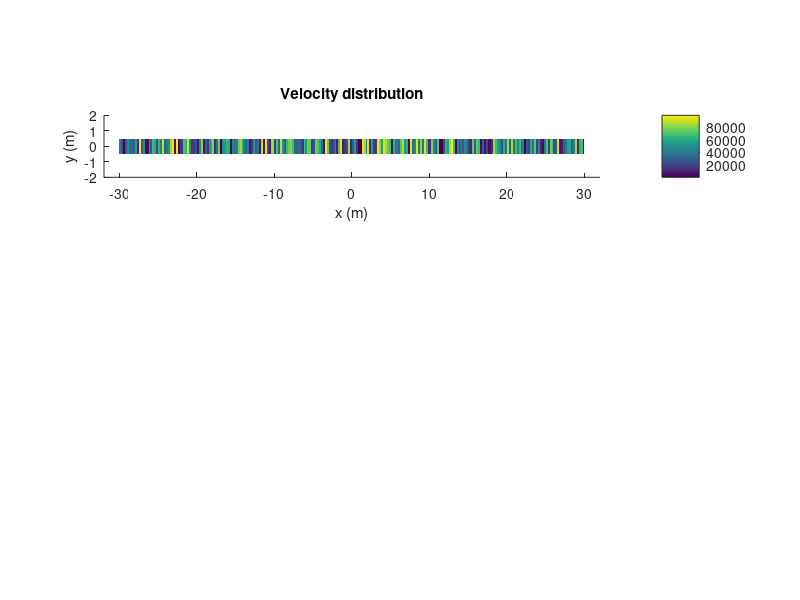

Here is the MATLAB script that generated this plot: (Note: this script raises an error after producing the figure.)
clc
clear all
close all

% --------------input parameters
L_half = 30;
Delta_x = 0.25;
Pe = 4000;
InjectionPoint_normalized = 0.2;
NumRandomWalkers = 200000;
NumSteps = 100;
Factor_related_to_delatT = 10;

%------------------------------
Lx = [-L_half:Delta_x:L_half]';
LengthAll = max(Lx) - min(Lx);
InjectionPoint = LengthAll * InjectionPoint_normalized + min(Lx);

NumPnts = size(Lx, 1);
Element = [[1:size(Lx, 1) - 1]', [2:size(Lx, 1)]'];
NumSubPlot = 2;

% Velocity = 1e-10 .* ((Lx(Element(:, 1)) + Lx(Element(:, 2))) .* 0.5) .^ 4;
Velocity = rand(NumPnts-1, 1) .* 1e5;

meanV = mean(Velocity);
t_ = 1 / meanV;
deltaT = t_ / Factor_related_to_delatT;

Dm = meanV * L_half * 2 / Pe;

% ----------------for plot
Height_half = 0.5;
Pnt_y = [[Lx, zeros(NumPnts, 1) + Height_half]; [Lx, zeros(NumPnts, 1) - Height_half]];
Element_y = [[1:size(Lx, 1) - 1]', [2:size(Lx, 1)]', [NumPnts + 2:NumPnts * 2]', [NumPnts + 1:NumPnts * 2 - 1]'];

figure(1);
subplot(NumSubPlot, 1, 1)
title('Velocity distribution');
xlabel('x (m)'); ylabel('y (m)');
hold on
patch('Vertices', Pnt_y, 'Faces', Element_y, 'FaceVertexCData', Velocity, 'FaceColor', 'flat', 'EdgeAlpha', 0.0, 'facealpha', 1); hold on
xlim([min(Lx) - 2, max(Lx) + 2])
ylim([-2, 2])
pbaspect([(max(Lx) + 2) * 1, 4, 1]); hold on
hjk = colorbar;
hjk.Label.String = 'Velocity [L/T]';
%-----------------------

% ParticleID, ElementID, Position, Velocity
PointMatrix = zeros(NumRandomWalkers, 4);
PointMatrix([1:NumRandomWalkers], 1) = [1:NumRandomWalkers]';

ElementIDinit = find(Lx >= InjectionPoint, 1);
PointMatrix([1:NumRandomWalkers], 2) = PointMatrix([1:NumRandomWalkers], 2) + ElementIDinit;
PointMatrix([1:NumRandomWalkers], 3) = PointMatrix([1:NumRandomWalkers], 3) + Lx(ElementIDinit);
PointMatrix([1:NumRandomWalkers], 4) = PointMatrix([1:NumRandomWalkers], 4) + Velocity(ElementIDinit);

Concentration = Element(:, 1) .* 0;
Concentration(ElementIDinit) = 1;

figure(1);
subplot(NumSubPlot, 1, 2)
title('Consentration evolves with time (t = 0)');
xlabel('x (m)'); ylabel('y (m)');
hold on
patch('Vertices', Pnt_y, 'Faces', [1, Element_y(end, [2, 3]), Element_y(1, 4)], 'FaceVertexCData', Pnt_y(:, 1), 'FaceColor', 'flat', 'EdgeAlpha', 1, 'facealpha', 0); hold on

spo = patch('Vertices', Pnt_y, 'Faces', Element_y(ElementIDinit, :), 'FaceVertexCData', Concentration(ElementIDinit), 'FaceColor', 'flat', 'EdgeAlpha', 0, 'facealpha', 1); hold on
xlim([min(Lx) - 2, max(Lx) + 2])
ylim([-2, 2])
pbaspect([(max(Lx) + 2) * 1, 4, 1]); hold on
caxis([0, 1])
hjk2 = colorbar;
hjk2.Label.String = 'Concentration [-]';

disp('Press enter to continue!')
pause()

VarianceOfX = zeros(NumSteps, 1);
% E_u = zeros(NumSteps, 1);
% E_u_x = zeros(NumSteps, 1);

for i = 1:NumSteps

    AS = find(PointMatrix(:, 1) > 0);

    % ParticleID, ElementID, Position, Velocity
    PointMatrix(AS, 3) = PointMatrix(AS, 3) + deltaT .* PointMatrix(AS, 4) + normrnd(0, 1, [size(AS, 1), 1]) .* sqrt(2 * Dm * deltaT);

    ak1 = find(PointMatrix(AS, 3) >= max(Lx));

    if (isempty(ak1) == 0)
        PointMatrix(AS(ak1), 1) = -1 * PointMatrix(AS(ak1), 1);
        PointMatrix(AS(ak1), 2) = NumPnts - 1;
        PointMatrix(AS(ak1), 3) = max(Lx);
        PointMatrix(AS(ak1), 4) = PointMatrix(AS(ak1), 4) .* 0 + Velocity(NumPnts - 1);
    end

    ak2 = find(PointMatrix(AS, 3) <= min(Lx));

    if (isempty(ak2) == 0)
        PointMatrix(AS(ak2), 1) = -1 * PointMatrix(AS(ak2), 1);
        PointMatrix(AS(ak2), 2) = 1;
        PointMatrix(AS(ak2), 3) = min(Lx);
        PointMatrix(AS(ak2), 4) = PointMatrix(AS(ak2), 4) .* 0 + Velocity(1);
    end

    AF = find(PointMatrix(:, 1) > 0);
    % ParticleID, ElementID, Position, Velocity
    % update elementID
    %     for j = AF'
    %         JKd = find(Lx >= PointMatrix(j, 3), 1);
    %
    %         if (isempty(JKd))
    %             error('error')
    %         else
    %             PointMatrix(j, 2) = JKd - 1;
    %         end
    %
    %     end

    A = repmat([Lx], [1, size(AF, 1)]);
    A = transpose(A);
    
    % ParticleID, ElementID, Position, Velocity
    VarianceOfX(i) = var(PointMatrix(AF, 3));
    % E_u(i) = mean(PointMatrix(AF, 4));
    % E_u_x(i) = mean(PointMatrix(AF, 3) .* PointMatrix(AF, 4));

    cond = bsxfun(@ge, A, PointMatrix(AF, 3));
    [ok, idx] = max(cond, [], 2);

    if (sum(ok) ~= size(ok, 1))
        error('error')
    end

    PointMatrix(AF, 2) = idx - 1;

    CC = PointMatrix(AF, 2);

    edges = unique(CC);
    counts = histc(CC(:), edges);

    Concentration = Concentration .* 0;
    Concentration(edges) = counts;
    Concentration = Concentration ./ NumRandomWalkers;

    %     facealpha_t = Concentration .* 0 + 1;
    %     HK = find(Concentration ~= 0);
    %     facealpha_t(HK) = 1;

    AL = find(Concentration > 0);

    figure(1);
    subplot(NumSubPlot, 1, 2)
    title(['Concentration evolves with time (t = ', num2str(i), ')']);
    delete(spo)
    spo = patch('Vertices', Pnt_y, 'Faces', Element_y(AL, :), 'FaceVertexCData', Concentration(AL), 'FaceColor', 'flat', 'EdgeAlpha', 0, 'facealpha', 1); hold on
    hjk2 = colorbar;
    hjk2.Label.String = 'Concentration [-]';
    caxis([min(Concentration(AL)), max(Concentration(AL))])
    pause(0.1)
end

TimeRange=[1:NumSteps] .* deltaT;
figure(2)
title('Variance vs. Time'); hold on
scatter(TimeRange, VarianceOfX);
hold on
%scatter(TimeRange, 2 .* E_u_x' .*TimeRange + 2 * Dm .* TimeRange - E_u' .^ 2 .* TimeRange);

for i = 1:100
    f = fittype('a*x + b', 'independent', 'x', 'coefficients', {'a', 'b'});
    if (i == 1)
        [cfun, goodness] = fit(TimeRange', VarianceOfX, f, 'startpoint', [(VarianceOfX(end) - VarianceOfX(1))/(TimeRange(end)-TimeRange(1)), 0]);
    else
        [cfun, goodness] = fit(TimeRange', VarianceOfX, f, 'startpoint', [cfun.a, cfun.b]);
    end
    if (goodness.rsquare > 0.98)
        break
    end
end

hold on
plot(TimeRange, TimeRange .* cfun.a + cfun.b, 'r-');

hold on
xlabel('Time'); ylabel('Variance of x')

disp(['-----------------'])
disp('fitting mode is: a*x + b')
disp(['-----------------'])
disp(['goodness.rsquare=', num2str(goodness.rsquare)]);
disp(['a =', num2str(cfun.a),  ', 2 * Dm = ', num2str(2*Dm)]);
%disp(['b =', num2str(cfun.b), ', 2 * Dm = ', num2str(2*Dm)]);
%disp(['c =', num2str(cfun.c)]);
disp(['-----------------'])
